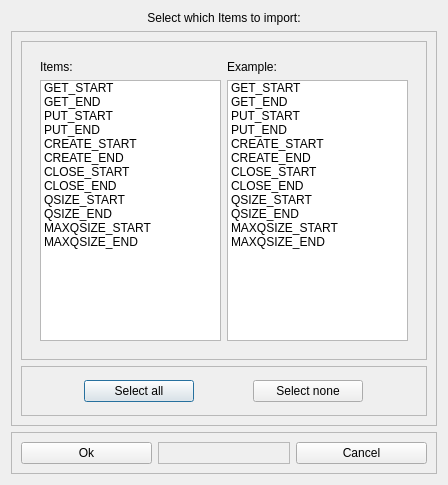
<?xml version="1.0" encoding="UTF-8"?>
<ui version="4.0">
 <class>Dialog</class>
 <widget class="QDialog" name="Dialog">
  <property name="geometry">
   <rect>
    <x>0</x>
    <y>0</y>
    <width>448</width>
    <height>485</height>
   </rect>
  </property>
  <property name="minimumSize">
   <size>
    <width>0</width>
    <height>0</height>
   </size>
  </property>
  <property name="maximumSize">
   <size>
    <width>1000</width>
    <height>1000</height>
   </size>
  </property>
  <property name="windowTitle">
   <string>Dialog</string>
  </property>
  <layout class="QVBoxLayout" name="verticalLayout_2">
   <item>
    <widget class="QLabel" name="label_3">
     <property name="maximumSize">
      <size>
       <width>16777215</width>
       <height>16777215</height>
      </size>
     </property>
     <property name="text">
      <string>Select which Items to import:</string>
     </property>
     <property name="alignment">
      <set>Qt::AlignCenter</set>
     </property>
    </widget>
   </item>
   <item>
    <widget class="QFrame" name="frame_4">
     <property name="frameShape">
      <enum>QFrame::StyledPanel</enum>
     </property>
     <property name="frameShadow">
      <enum>QFrame::Raised</enum>
     </property>
     <layout class="QGridLayout" name="gridLayout_2">
      <item row="0" column="0">
       <widget class="QFrame" name="frame_3">
        <property name="minimumSize">
         <size>
          <width>281</width>
          <height>179</height>
         </size>
        </property>
        <property name="maximumSize">
         <size>
          <width>16777215</width>
          <height>16777215</height>
         </size>
        </property>
        <property name="frameShape">
         <enum>QFrame::StyledPanel</enum>
        </property>
        <property name="frameShadow">
         <enum>QFrame::Raised</enum>
        </property>
        <layout class="QGridLayout" name="gridLayout_4">
         <item row="0" column="0">
          <widget class="QFrame" name="frame_6">
           <property name="frameShape">
            <enum>QFrame::NoFrame</enum>
           </property>
           <property name="frameShadow">
            <enum>QFrame::Plain</enum>
           </property>
           <layout class="QGridLayout" name="gridLayout_3">
            <item row="2" column="1">
             <widget class="QListWidget" name="listWidget_Items">
              <property name="minimumSize">
               <size>
                <width>0</width>
                <height>0</height>
               </size>
              </property>
              <property name="maximumSize">
               <size>
                <width>16777215</width>
                <height>16777215</height>
               </size>
              </property>
              <property name="toolTip">
               <string>check an item to import it</string>
              </property>
              <property name="alternatingRowColors">
               <bool>false</bool>
              </property>
              <item>
               <property name="text">
                <string>GET_START</string>
               </property>
              </item>
              <item>
               <property name="text">
                <string>GET_END</string>
               </property>
              </item>
              <item>
               <property name="text">
                <string>PUT_START</string>
               </property>
              </item>
              <item>
               <property name="text">
                <string>PUT_END</string>
               </property>
              </item>
              <item>
               <property name="text">
                <string>CREATE_START</string>
               </property>
              </item>
              <item>
               <property name="text">
                <string>CREATE_END</string>
               </property>
              </item>
              <item>
               <property name="text">
                <string>CLOSE_START</string>
               </property>
              </item>
              <item>
               <property name="text">
                <string>CLOSE_END</string>
               </property>
              </item>
              <item>
               <property name="text">
                <string>QSIZE_START</string>
               </property>
              </item>
              <item>
               <property name="text">
                <string>QSIZE_END</string>
               </property>
              </item>
              <item>
               <property name="text">
                <string>MAXQSIZE_START</string>
               </property>
              </item>
              <item>
               <property name="text">
                <string>MAXQSIZE_END</string>
               </property>
              </item>
             </widget>
            </item>
            <item row="0" column="1">
             <widget class="QLabel" name="label_7">
              <property name="text">
               <string>Items:</string>
              </property>
             </widget>
            </item>
            <item row="0" column="2">
             <widget class="QLabel" name="label_6">
              <property name="text">
               <string>Example:</string>
              </property>
             </widget>
            </item>
            <item row="2" column="2">
             <widget class="QListWidget" name="listWidget_Example">
              <property name="minimumSize">
               <size>
                <width>0</width>
                <height>0</height>
               </size>
              </property>
              <property name="maximumSize">
               <size>
                <width>16777215</width>
                <height>16777215</height>
               </size>
              </property>
              <item>
               <property name="text">
                <string>GET_START</string>
               </property>
              </item>
              <item>
               <property name="text">
                <string>GET_END</string>
               </property>
              </item>
              <item>
               <property name="text">
                <string>PUT_START</string>
               </property>
              </item>
              <item>
               <property name="text">
                <string>PUT_END</string>
               </property>
              </item>
              <item>
               <property name="text">
                <string>CREATE_START</string>
               </property>
              </item>
              <item>
               <property name="text">
                <string>CREATE_END</string>
               </property>
              </item>
              <item>
               <property name="text">
                <string>CLOSE_START</string>
               </property>
              </item>
              <item>
               <property name="text">
                <string>CLOSE_END</string>
               </property>
              </item>
              <item>
               <property name="text">
                <string>QSIZE_START</string>
               </property>
              </item>
              <item>
               <property name="text">
                <string>QSIZE_END</string>
               </property>
              </item>
              <item>
               <property name="text">
                <string>MAXQSIZE_START</string>
               </property>
              </item>
              <item>
               <property name="text">
                <string>MAXQSIZE_END</string>
               </property>
              </item>
             </widget>
            </item>
           </layout>
          </widget>
         </item>
        </layout>
       </widget>
      </item>
      <item row="1" column="0">
       <widget class="QFrame" name="frame">
        <property name="minimumSize">
         <size>
          <width>0</width>
          <height>50</height>
         </size>
        </property>
        <property name="frameShape">
         <enum>QFrame::StyledPanel</enum>
        </property>
        <property name="frameShadow">
         <enum>QFrame::Raised</enum>
        </property>
        <layout class="QGridLayout" name="gridLayout_5">
         <item row="0" column="0">
          <widget class="QPushButton" name="pushButton_SelectAll">
           <property name="minimumSize">
            <size>
             <width>110</width>
             <height>0</height>
            </size>
           </property>
           <property name="maximumSize">
            <size>
             <width>110</width>
             <height>16777215</height>
            </size>
           </property>
           <property name="text">
            <string>Select all</string>
           </property>
          </widget>
         </item>
         <item row="0" column="1">
          <widget class="QPushButton" name="pushButton_SelectNone">
           <property name="minimumSize">
            <size>
             <width>110</width>
             <height>0</height>
            </size>
           </property>
           <property name="maximumSize">
            <size>
             <width>110</width>
             <height>16777215</height>
            </size>
           </property>
           <property name="text">
            <string>Select none</string>
           </property>
          </widget>
         </item>
        </layout>
       </widget>
      </item>
     </layout>
    </widget>
   </item>
   <item>
    <widget class="QFrame" name="frame_2">
     <property name="frameShape">
      <enum>QFrame::StyledPanel</enum>
     </property>
     <property name="frameShadow">
      <enum>QFrame::Raised</enum>
     </property>
     <layout class="QGridLayout" name="gridLayout">
      <item row="0" column="2">
       <widget class="QPushButton" name="pushButton_Reject">
        <property name="maximumSize">
         <size>
          <width>150</width>
          <height>16777215</height>
         </size>
        </property>
        <property name="text">
         <string>Cancel</string>
        </property>
       </widget>
      </item>
      <item row="0" column="0">
       <widget class="QPushButton" name="pushButton_Accept">
        <property name="maximumSize">
         <size>
          <width>150</width>
          <height>16777215</height>
         </size>
        </property>
        <property name="text">
         <string>Ok</string>
        </property>
       </widget>
      </item>
      <item row="0" column="1">
       <widget class="QFrame" name="frame_5">
        <property name="frameShape">
         <enum>QFrame::StyledPanel</enum>
        </property>
        <property name="frameShadow">
         <enum>QFrame::Raised</enum>
        </property>
       </widget>
      </item>
     </layout>
    </widget>
   </item>
  </layout>
 </widget>
 <resources/>
 <connections/>
</ui>
